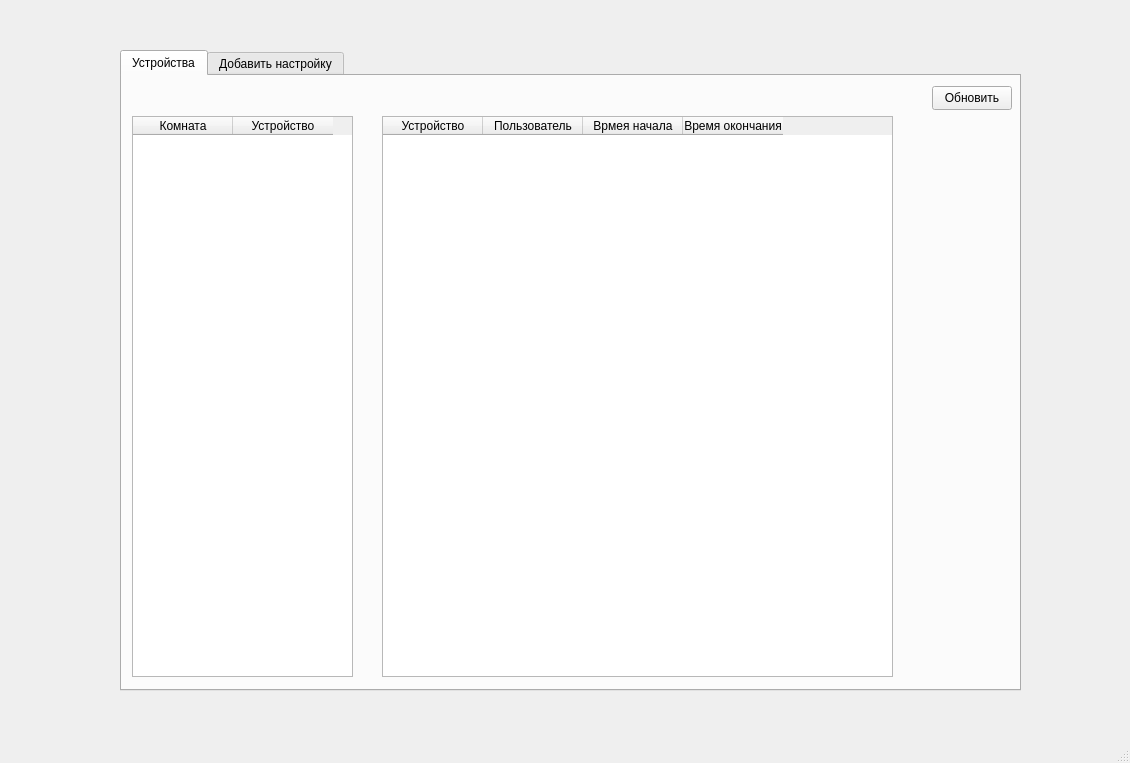
<?xml version="1.0" encoding="UTF-8"?>
<ui version="4.0">
 <class>MainWindow</class>
 <widget class="QMainWindow" name="MainWindow">
  <property name="geometry">
   <rect>
    <x>0</x>
    <y>0</y>
    <width>1130</width>
    <height>763</height>
   </rect>
  </property>
  <property name="windowTitle">
   <string>MainWindow</string>
  </property>
  <widget class="QWidget" name="centralwidget">
   <widget class="QTabWidget" name="tabWidget">
    <property name="geometry">
     <rect>
      <x>120</x>
      <y>50</y>
      <width>901</width>
      <height>641</height>
     </rect>
    </property>
    <property name="currentIndex">
     <number>0</number>
    </property>
    <widget class="QWidget" name="tab">
     <attribute name="title">
      <string>Устройства</string>
     </attribute>
     <widget class="QTableWidget" name="tableWidget">
      <property name="geometry">
       <rect>
        <x>10</x>
        <y>40</y>
        <width>221</width>
        <height>561</height>
       </rect>
      </property>
      <column>
       <property name="text">
        <string>Комната</string>
       </property>
      </column>
      <column>
       <property name="text">
        <string>Устройство</string>
       </property>
      </column>
     </widget>
     <widget class="QPushButton" name="pushButton_refresh">
      <property name="geometry">
       <rect>
        <x>810</x>
        <y>10</y>
        <width>80</width>
        <height>24</height>
       </rect>
      </property>
      <property name="text">
       <string>Обновить</string>
      </property>
     </widget>
     <widget class="QTableWidget" name="tableWidget_2">
      <property name="geometry">
       <rect>
        <x>260</x>
        <y>40</y>
        <width>511</width>
        <height>561</height>
       </rect>
      </property>
      <column>
       <property name="text">
        <string>Устройство</string>
       </property>
      </column>
      <column>
       <property name="text">
        <string>Пользователь</string>
       </property>
      </column>
      <column>
       <property name="text">
        <string>Врмея начала</string>
       </property>
      </column>
      <column>
       <property name="text">
        <string>Время окончания</string>
       </property>
      </column>
     </widget>
    </widget>
    <widget class="QWidget" name="tab_2">
     <attribute name="title">
      <string>Добавить настройку</string>
     </attribute>
     <widget class="QPushButton" name="pushButton_AddSettings">
      <property name="geometry">
       <rect>
        <x>730</x>
        <y>550</y>
        <width>151</width>
        <height>31</height>
       </rect>
      </property>
      <property name="text">
       <string>Добавить настройку</string>
      </property>
     </widget>
     <widget class="QComboBox" name="comboBox_device">
      <property name="geometry">
       <rect>
        <x>40</x>
        <y>50</y>
        <width>291</width>
        <height>41</height>
       </rect>
      </property>
     </widget>
     <widget class="QTimeEdit" name="timeEdit_start">
      <property name="geometry">
       <rect>
        <x>210</x>
        <y>140</y>
        <width>118</width>
        <height>25</height>
       </rect>
      </property>
     </widget>
     <widget class="QTimeEdit" name="timeEdit_end">
      <property name="geometry">
       <rect>
        <x>210</x>
        <y>190</y>
        <width>118</width>
        <height>25</height>
       </rect>
      </property>
     </widget>
     <widget class="QLabel" name="label1_time">
      <property name="geometry">
       <rect>
        <x>50</x>
        <y>140</y>
        <width>141</width>
        <height>21</height>
       </rect>
      </property>
      <property name="text">
       <string>Время начала</string>
      </property>
     </widget>
     <widget class="QLabel" name="label2_time">
      <property name="geometry">
       <rect>
        <x>50</x>
        <y>190</y>
        <width>121</width>
        <height>21</height>
       </rect>
      </property>
      <property name="text">
       <string>Время окончания</string>
      </property>
     </widget>
     <widget class="QLineEdit" name="lineEdit">
      <property name="geometry">
       <rect>
        <x>50</x>
        <y>260</y>
        <width>281</width>
        <height>24</height>
       </rect>
      </property>
     </widget>
     <widget class="QLabel" name="label">
      <property name="geometry">
       <rect>
        <x>120</x>
        <y>230</y>
        <width>141</width>
        <height>21</height>
       </rect>
      </property>
      <property name="text">
       <string>Команда для выполнения</string>
      </property>
     </widget>
     <widget class="QLabel" name="label2_time_2">
      <property name="geometry">
       <rect>
        <x>40</x>
        <y>20</y>
        <width>121</width>
        <height>21</height>
       </rect>
      </property>
      <property name="text">
       <string>Устройство</string>
      </property>
     </widget>
    </widget>
   </widget>
  </widget>
  <widget class="QMenuBar" name="menubar">
   <property name="geometry">
    <rect>
     <x>0</x>
     <y>0</y>
     <width>1130</width>
     <height>21</height>
    </rect>
   </property>
  </widget>
  <widget class="QStatusBar" name="statusbar"/>
 </widget>
 <resources/>
 <connections/>
</ui>
